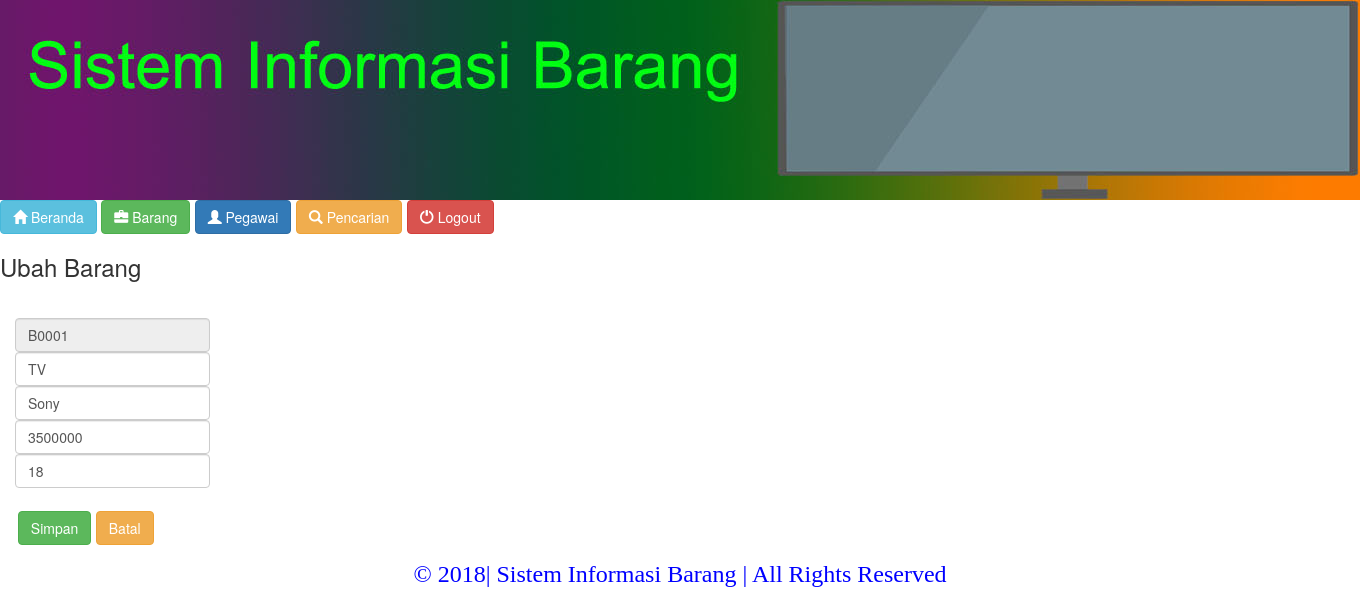
Page /editbarang.php?kd_barang=B0001 (signed in) on the committed database.
### tables this page shows
CREATE TABLE `barang` (
  `kd_barang` varchar(5) NOT NULL,
  `nm_barang` varchar(25) NOT NULL,
  `merk` varchar(20) NOT NULL,
  `harga` int(11) NOT NULL,
  `jumlah` int(11) NOT NULL,
  `foto` varchar(30) NOT NULL
);

### editbarang.php (the view, shortened to what this page needs)
<?php
	$kodebarang = $_GET['kd_barang'];
	$sambung = "select * from barang where kd_barang='$kodebarang'";
	$sambung2 = mysql_query($sambung);
	while($sambung3 = mysql_fetch_array($sambung2))
	{
		$kodebarang = $sambung3['kd_barang'];
		$namabarang = $sambung3['nm_barang'];
		$merk = $sambung3['merk'];
		$harga = $sambung3['harga'];
		$jumlah = $sambung3['jumlah'];
	}
?>
<html>
<head>
<link rel="stylesheet" href="css/bootstrap.min.css"/>
</head>
<body>
<table>
<tr>
<td><?php include "banner.php" ?></td>
</tr>
<tr>
<td><?php include "menu.php" ?></td>
</tr>
<tr>
<td height=320>
	<label>
	<h3>Ubah Barang</h3>
	</label>
	<form class="form-inline" role="form" method="post" action="editbarang.php">
	<div class="form-group has-info">
	<div class="col-md-4">
	<br><input type="text" class="form-control input-md" name="kodebarang" required value="<?php echo $kodebarang ?>" readonly>
	<br><input type="text" class="form-control input-md" name="namabarang" required value="<?php echo $namabarang ?>">
	<br><input type="text" class="form-control input-md" name="merk" required value="<?php echo $merk ?>">
	<br><input type="text" class="form-control input-md" name="harga" onkeypress="return isNumberKey(event)" value="<?php echo $harga ?>">
	<br><input type="text" class="form-control input-md" name="jumlah" onkeypress="return isNumberKey(event)" value="<?php echo $jumlah ?>">
	</div>
	</div>
	<br>
	<br>&nbsp;&nbsp;&nbsp;
	<div class="btn-group btn-group-md">
	<button type="submit" class="btn btn-success" name="ubah">Simpan</button>
	</div>
	<div class="btn-group btn-group-md">
	<button type="reset" class="btn btn-warning">Batal</button>
	</div>
	</form>
</td>
</tr>
<tr>
<td align="center" valign="middle"><?php include "footer.php" ?></td>
</tr>
</table>
</body>
</html>

### rows in the picture
barang: kodebarang "B0001", namabarang "TV", merk "Sony", harga "3500000", jumlah "18"
